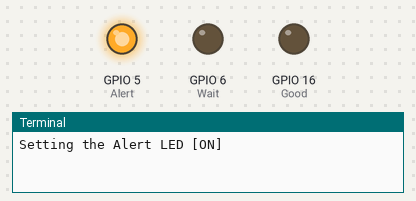
This program was run on a simulated Raspberry Pi (BCM pin numbers). On the bench: output pins drawn as LEDs (lit = HIGH), the last lines printed to the terminal.

Above: at 2.5 s.
At 7.5 s:
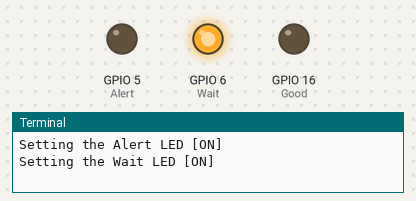
At 12.5 s:
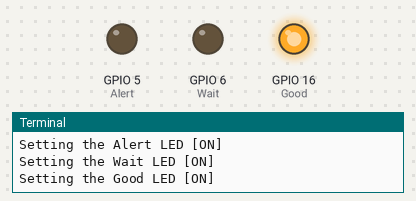
Timing chart, 0 to 19.5 s (numbered marks = the images above):
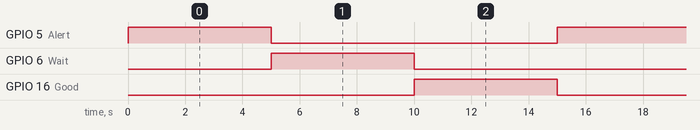

Measured:
- by itself, GPIO 5 (Alert), GPIO 6 (Wait), GPIO 16 (Good): alternates HIGH for 5.0 s and LOW for 10.0 s
- by itself, everything shown: repeats every 15.0 s, in 3 steps

The program:

mod8.py
```python
import RPi.GPIO as GPIO
import time
import struct

# --------------------------------------------------------
# Status
# --------------------------------------------------------
Alert = 5
Wait = 6
Good = 16

# --------------------------------------------------------
# Set Mode Leds
# --------------------------------------------------------
GPIO.setmode(GPIO.BCM)
GPIO.setwarnings(False)
GPIO.setup(Alert, GPIO.OUT)
GPIO.setup(Wait, GPIO.OUT)
GPIO.setup(Good, GPIO.OUT)

# --------------------------------------------------------
# Start the Loop...
# --------------------------------------------------------
try:
    while(1):

        print ("Setting the Alert LED [ON]")
        GPIO.output(Alert, GPIO.HIGH)
        time.sleep(5)
        GPIO.output(Alert, GPIO.LOW)

        print ("Setting the Wait LED [ON]")
        GPIO.output(Wait, GPIO.HIGH)
        time.sleep(5)
        GPIO.output(Wait, GPIO.LOW)

        print ("Setting the Good LED [ON]")
        GPIO.output(Good, GPIO.HIGH)
        time.sleep(5)
        GPIO.output(Good, GPIO.LOW)

except (RuntimeError, TypeError, NameError):
    print ("Failed to Set up the LED Routine. Error %s" % RuntimeError)
    time.sleep(10)
    pass
except KeyboardInterrupt:
    # Turn off all LED's
    GPIO.output(Alert, GPIO.LOW)
    GPIO.output(Wait, GPIO.LOW)
    GPIO.output(Good, GPIO.LOW)
    GPIO.cleanup()
    
```
